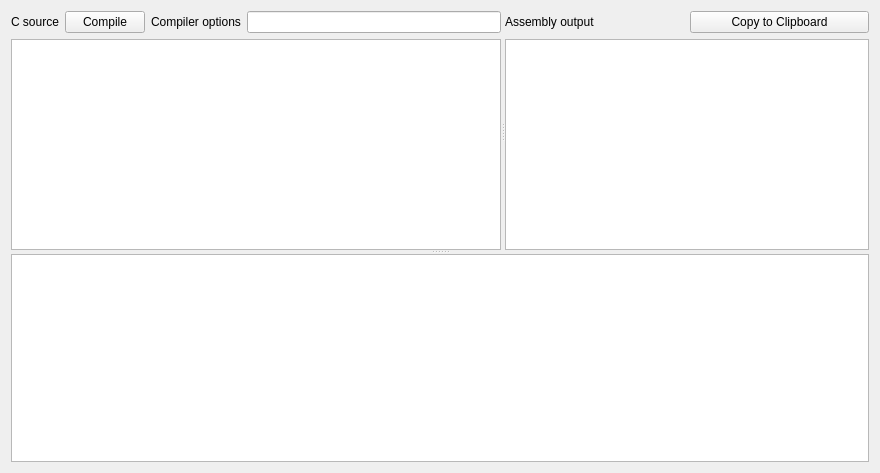
<?xml version="1.0" encoding="UTF-8"?>
<ui version="4.0">
 <class>Atlas::CompilerTab</class>
 <widget class="QWidget" name="Atlas::CompilerTab">
  <property name="geometry">
   <rect>
    <x>0</x>
    <y>0</y>
    <width>880</width>
    <height>473</height>
   </rect>
  </property>
  <property name="windowTitle">
   <string>Form</string>
  </property>
  <layout class="QGridLayout" name="gridLayout">
   <item row="0" column="0">
    <widget class="QSplitter" name="splitter_2">
     <property name="orientation">
      <enum>Qt::Orientation::Vertical</enum>
     </property>
     <widget class="QSplitter" name="splitter">
      <property name="orientation">
       <enum>Qt::Orientation::Horizontal</enum>
      </property>
      <widget class="QWidget" name="layoutWidget">
       <layout class="QVBoxLayout" name="verticalLayout">
        <item>
         <layout class="QHBoxLayout" name="horizontalLayout">
          <item>
           <widget class="QLabel" name="label">
            <property name="text">
             <string>C source</string>
            </property>
            <property name="paneTitle" stdset="0">
             <bool>true</bool>
            </property>
           </widget>
          </item>
          <item>
           <widget class="QPushButton" name="convertToAssemblyButton">
            <property name="text">
             <string>Compile</string>
            </property>
           </widget>
          </item>
          <item>
           <widget class="QLabel" name="label_3">
            <property name="text">
             <string>Compiler options</string>
            </property>
           </widget>
          </item>
          <item>
           <widget class="QLineEdit" name="compilerOptionslineEdit"/>
          </item>
         </layout>
        </item>
        <item>
         <widget class="CompilerEditor" name="inputTextEdit"/>
        </item>
       </layout>
      </widget>
      <widget class="QWidget" name="layoutWidget_2">
       <layout class="QVBoxLayout" name="verticalLayout_2">
        <item>
         <layout class="QHBoxLayout" name="horizontalLayout_2">
          <item>
           <widget class="QLabel" name="label_2">
            <property name="text">
             <string>Assembly output</string>
            </property>
            <property name="paneTitle" stdset="0">
             <bool>true</bool>
            </property>
           </widget>
          </item>
          <item>
           <widget class="QPushButton" name="copyToMainEditorButton">
            <property name="text">
             <string>Copy to Clipboard</string>
            </property>
           </widget>
          </item>
         </layout>
        </item>
        <item>
         <widget class="Editor" name="outputTextEdit"/>
        </item>
       </layout>
      </widget>
     </widget>
     <widget class="QPlainTextEdit" name="console"/>
    </widget>
   </item>
  </layout>
 </widget>
 <customwidgets>
  <customwidget>
   <class>CompilerEditor</class>
   <extends>QPlainTextEdit</extends>
   <header location="global">ui/compiler_tab/compiler_editor.h</header>
  </customwidget>
  <customwidget>
   <class>Editor</class>
   <extends>QPlainTextEdit</extends>
   <header location="global">ui/editor_tab/main_editor.h</header>
  </customwidget>
 </customwidgets>
 <resources/>
 <connections/>
</ui>
